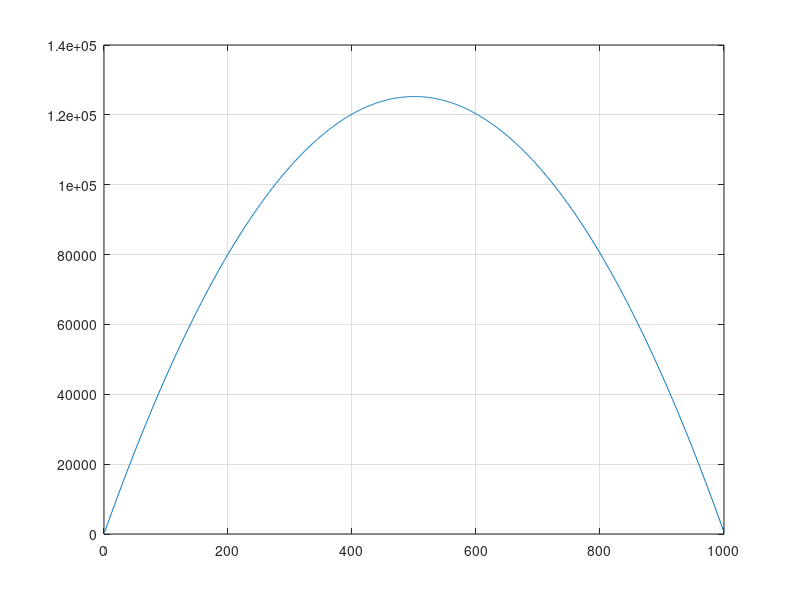

The MATLAB source for this figure:
% CSE 18.085 HW 1.1
% Chad Arnett
% 12/24/14

%% 1.1.2. Compute inv(T)_3 in three steps, using U and inv(U) in equation (2)
disp('1.1.2')
U = eye(3) + diag([-1 -1],1);
U(1,1) = 1;
U

%1 Check that T_3 = U'U
disp('1.1.2.1')
    T_3 = U'*U
%2 Check that U * inv(U) = I when 1's on and above the main diagonal
disp('1.1.2.2')
    I = U*inv(U)
%3 Invert U'U so to find T_3 Inverse = inv(U) * inv(U)' [inverses come in
% reverse order!]
disp('1.1.2.3')
    invT = inv(U) * inv(U)'
    
%% 1.1.5.   The inverses of K3 and K4 have fractions 1/det = 1/4, 1/4:
invK3 = 1/4*[3 2 1; 2 4 2; 1 2 3]
invK4 = 1/4*[4 3 2 1; 3 6 4 2; 2 4 6 3; 1 2 3 4]
% Guess the determinant of K = K5
% guess:  det(K5) = 6
%
% compute det(K) and inv(K) and det(K)*inv(K)
K5 = toeplitz([2 -1 zeros(1,3)])

detK5 = det(K5)

invK5 = inv(K5)

detinvK5 = detK5*invK5


%% 1.1.20 The four ways to find AB give numbers, columns, rows, and matrices
%   1 (rows of A) times (columns of B)  C(i,j) = A(i,:)*B(:,j)
%   2 A times (columns of B)            C(:j)  = A*B(:,j)
%   3 (rows of A times B                C(i,:) = A(i,:)*B
%   4 (columns of A) times (rows of B)  for k = i:n, C = C+A(:,k)*B(k,:);
%                                       end

% Finish these 8 multiplications for columns times rows 
A = [2 3; 4 5]
B = [1 2; 2 4]
n = 2;
C = zeros(n);
for k = 1:n
    C = C + A(:,k)*B(k,:);
end
C

% For n x n matrices A and B, column x row product requires n^3 individual
% multiplications

%% 1.1.22.  Use n = 1000; e = ones(n,1); K = spdiags([-e,2*e,-e],-1:1,n,n);
% to enter a sparse matrix.  
n = 1000;
e = ones(n,1);
K = spdiags([-e, 2*e, -e],-1:1,n,n);

% Solve the sparse equation Ku = e by u = K\e.
u = K\e;
% Plot the solution by plot(u)
plot(u) % spoiler alert: plot is -(x-500)^2 + 1.2525e5
grid on


